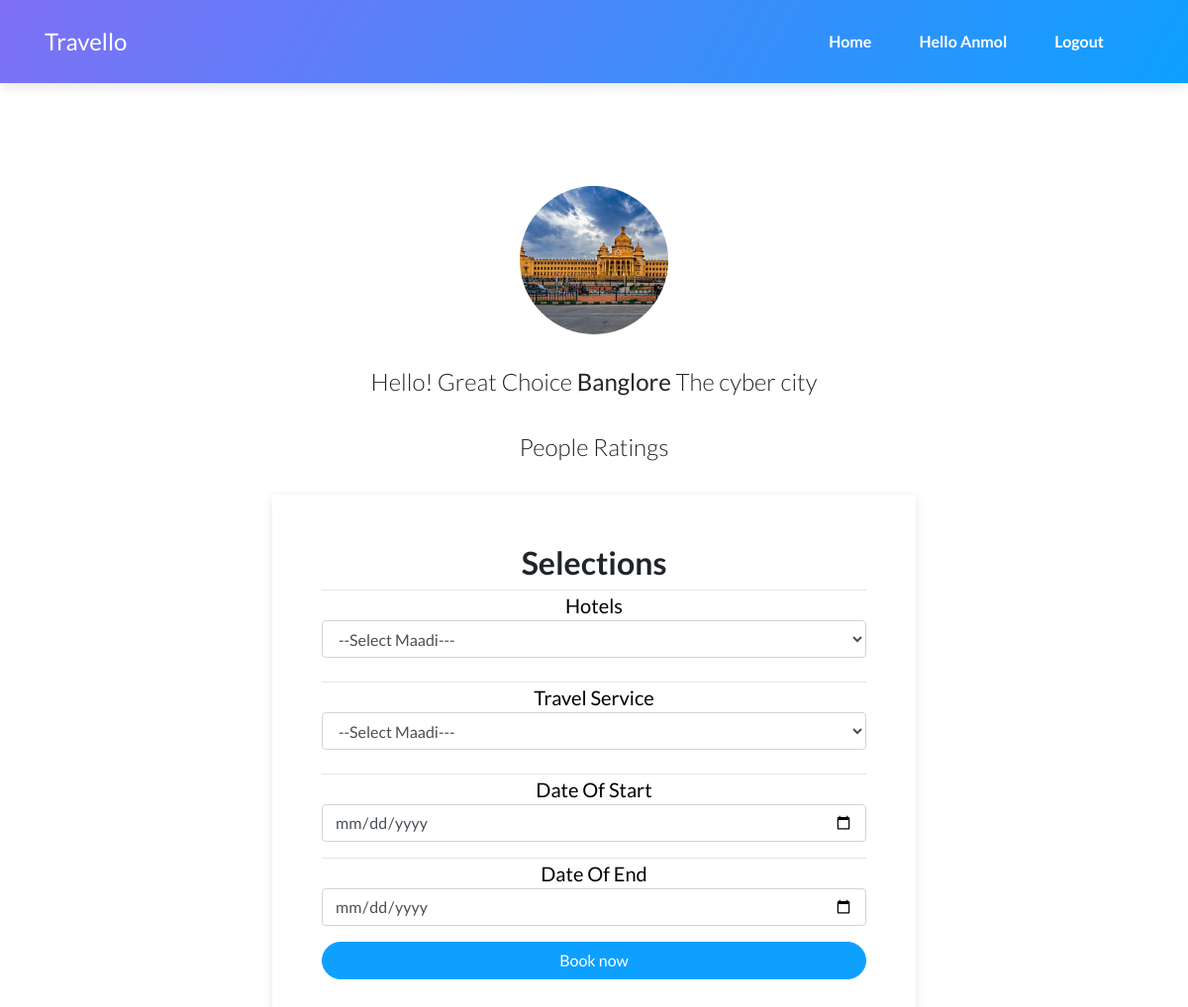
Page /desti/1/ (signed in) on the committed database.
### main/models.py (models this page shows, shortened)
class destination(models.Model):
    name = models.CharField(max_length=100)
    desc = models.TextField()
    offer = models.BooleanField(default=False)
    img = models.ImageField(upload_to='pics')
    per_day_cost = models.FloatField()
    no_of_visits = models.IntegerField()
    type_of_vacation = [
        ('Beach', 'Beach'),
        ('HillStation', 'HillStation'),
        ('safari', 'safari'),
        ('city', 'city'),
        ('International', 'International')
    ]
    type = models.CharField(max_length=100, choices=type_of_vacation)

### main/views.py (the view)
# urls.py: path('desti/<oid>/', views.desti, name='desti'),
def desti(request,oid):
    if not request.user.is_authenticated:
        return redirect('%s?next=%s' % ('/login', request.path))
    data = destination.objects.filter(id = oid).first()
    hotel_list = list(hotel.objects.values('id','name','per_day_cost').filter(address = data.name))
    travel_list = list(travel.objects.values('id','name','rtc').filter(loc = data.name))
    rating = list(review.objects.filter(destination_id = oid).values())
    send = { 'data': data, 'hotel_list': hotel_list, 'travel_list':travel_list, 'rating':rating}
    for i in rating:
        i['list1'] = range(i['rating'])
    return render(request,'destination.html',send)

### templates/destination.html (shortened to what this page needs)
{% load static %}
<!DOCTYPE html>
<html>
<head>
    <link rel="stylesheet" href="{% static 'assets/bootstrap/css/bootstrap.min.css'%}">
    <link rel="stylesheet" href="https://cdnjs.cloudflare.com/ajax/libs/font-awesome/4.7.0/css/font-awesome.min.css">
    <link rel="stylesheet" href="{% static 'assets/fonts/ionicons.min.css'%}">
    <link rel="stylesheet" href="https://cdnjs.cloudflare.com/ajax/libs/pikaday/1.6.1/css/pikaday.min.css">
</head>
<body>
    <nav class="navbar navbar-dark navbar-expand-lg fixed-top bg-white portfolio-navbar gradient">
        <div class="container"><a class="navbar-brand logo" href="{% url 'home' %}">Travello</a>
            <div class="collapse navbar-collapse"
                id="navbarNav">
                <ul class="nav navbar-nav ml-auto">
                    <li class="nav-item" role="presentation"><a class="nav-link active" href="{% url 'home' %}">Home</a></li>
                    {% if user.is_authenticated%}
						<li class="nav-item" role="presentation"><a class="nav-link active" href="{% url 'account' %}">Hello {{ user.first_name}}</a></li>
						<li class="nav-item" role="presentation"><a class="nav-link active" href="{% url 'logout' %}">Logout</a></li>
					{% else %}
						<li><a href="{% url 'login' %}">Login</a></li>
						<li><a href="{% url 'register' %}">Register</a></li>
					{% endif%}
                </ul>
            </div>
        </div>
    </nav>
    <main class="page lanidng-page">
        <section class="portfolio-block block-intro">
            <div class="container">
                <div class="avatar" style="background-image:url(&quot;{{ data.img.url }}&quot;);"></div>
                <div class="about-me">
                    <p>Hello! Great Choice <strong> {{ data.name }} </strong> {{ data.desc}} </p>
                    <p>People Ratings</p>
                    <form method="post"action="{% url 'book' oid=data.id %}">
                        <h2 class="text-center"><strong>Selections</strong></h2>
                        <hr class="sidebar-divider my-0"><small style="color: rgb(0, 0, 0);font-size: 20px;">Hotels</small>
                        <select name = 'hotel_id' class="form-control">
                            <option disabled ='true' selected> --Select Maadi---</option>
                          </select>
                        <br>
                        <hr class="sidebar-divider my-0"><small style="color: rgb(0, 0, 0);font-size: 20px;">Travel Service</small>
                        <select name = 'travel_id' class="form-control">
                            <option disabled ='true' selected> --Select Maadi---</option>
                          </select>
                        <br>
                        <hr class="sidebar-divider my-0"><small style="color: rgb(0, 0, 0);font-size: 20px;">Date Of Start</small>
                        <div class="form-group"><input class="form-control" type="date" name="startdate" placeholder="Date Of Start"></div>
                        <hr class="sidebar-divider my-0"><small style="color: rgb(0, 0, 0);font-size: 20px;">Date Of End</small>
                        <div class="form-group"><input class="form-control" type="date" name="enddate" placeholder="Date Of End"></div>
                        <div class="form-group"><button class="btn btn-primary btn-block" type="submit">Book now</button>
                    </form>
            </div>
        </section>
    </main>
</body>
</html>

### rows in the picture
destination: img (picture), name "Banglore", desc "The cyber city"

### other values in the picture
{{ user.first_name }} "Anmol"
